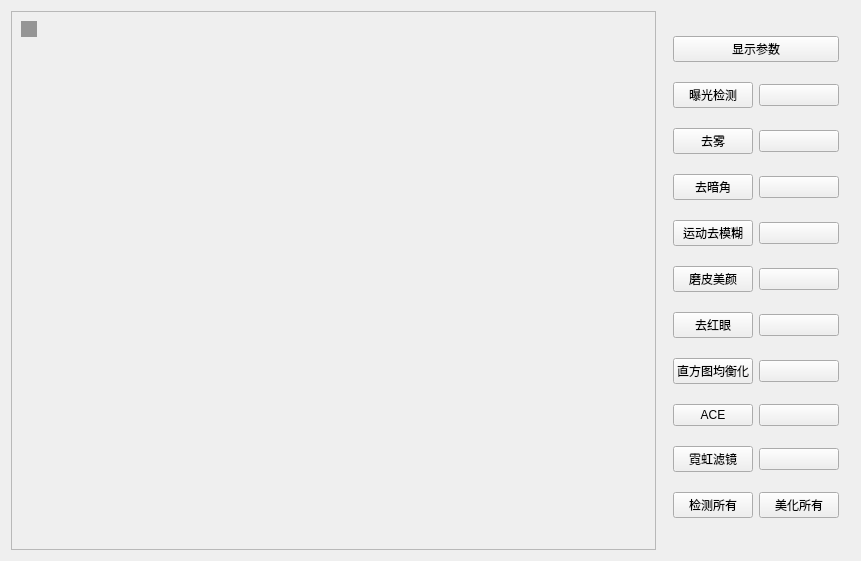
<?xml version="1.0" encoding="UTF-8"?>
<ui version="4.0">
 <class>MainWindow</class>
 <widget class="QMainWindow" name="MainWindow">
  <property name="geometry">
   <rect>
    <x>0</x>
    <y>0</y>
    <width>861</width>
    <height>561</height>
   </rect>
  </property>
  <property name="windowTitle">
   <string>MainWindow</string>
  </property>
  <widget class="QWidget" name="centralWidget">
   <layout class="QHBoxLayout" name="horizontalLayout_2" stretch="4,1">
    <item>
     <widget class="QScrollArea" name="scrollArea">
      <property name="widgetResizable">
       <bool>true</bool>
      </property>
      <widget class="QWidget" name="scrollAreaWidgetContents">
       <property name="geometry">
        <rect>
         <x>0</x>
         <y>0</y>
         <width>657</width>
         <height>518</height>
        </rect>
       </property>
       <widget class="QLabel" name="label_image">
        <property name="geometry">
         <rect>
          <x>9</x>
          <y>9</y>
          <width>16</width>
          <height>16</height>
         </rect>
        </property>
        <property name="styleSheet">
         <string notr="true">QLabel{
	background-color: rgb(149, 149, 149);
}</string>
        </property>
        <property name="text">
         <string/>
        </property>
       </widget>
      </widget>
     </widget>
    </item>
    <item>
     <layout class="QVBoxLayout" name="verticalLayout">
      <item>
       <widget class="QWidget" name="widget" native="true">
        <layout class="QVBoxLayout" name="verticalLayout_2">
         <item>
          <widget class="QPushButton" name="pushButton">
           <property name="text">
            <string>显示参数</string>
           </property>
          </widget>
         </item>
         <item>
          <layout class="QHBoxLayout" name="horizontalLayout_3" stretch="0,0">
           <item>
            <widget class="QPushButton" name="pB_check_1">
             <property name="text">
              <string>曝光检测</string>
             </property>
            </widget>
           </item>
           <item>
            <widget class="QPushButton" name="pB_result_1">
             <property name="text">
              <string/>
             </property>
            </widget>
           </item>
          </layout>
         </item>
         <item>
          <layout class="QHBoxLayout" name="horizontalLayout_4" stretch="0,0">
           <item>
            <widget class="QPushButton" name="pB_check_2">
             <property name="text">
              <string>去雾</string>
             </property>
            </widget>
           </item>
           <item>
            <widget class="QPushButton" name="pB_result_2">
             <property name="text">
              <string/>
             </property>
            </widget>
           </item>
          </layout>
         </item>
         <item>
          <layout class="QHBoxLayout" name="horizontalLayout_5" stretch="0,0">
           <item>
            <widget class="QPushButton" name="pB_check_3">
             <property name="text">
              <string>去暗角</string>
             </property>
            </widget>
           </item>
           <item>
            <widget class="QPushButton" name="pB_result_3">
             <property name="text">
              <string/>
             </property>
            </widget>
           </item>
          </layout>
         </item>
         <item>
          <layout class="QHBoxLayout" name="horizontalLayout_6" stretch="0,0">
           <item>
            <widget class="QPushButton" name="pB_check_4">
             <property name="text">
              <string>运动去模糊</string>
             </property>
            </widget>
           </item>
           <item>
            <widget class="QPushButton" name="pB_result_4">
             <property name="text">
              <string/>
             </property>
            </widget>
           </item>
          </layout>
         </item>
         <item>
          <layout class="QHBoxLayout" name="horizontalLayout_7" stretch="0,0">
           <item>
            <widget class="QPushButton" name="pB_check_5">
             <property name="text">
              <string>磨皮美颜</string>
             </property>
            </widget>
           </item>
           <item>
            <widget class="QPushButton" name="pB_result_5">
             <property name="text">
              <string/>
             </property>
            </widget>
           </item>
          </layout>
         </item>
         <item>
          <layout class="QHBoxLayout" name="horizontalLayout_8" stretch="0,0">
           <item>
            <widget class="QPushButton" name="pB_check_6">
             <property name="text">
              <string>去红眼</string>
             </property>
            </widget>
           </item>
           <item>
            <widget class="QPushButton" name="pB_result_6">
             <property name="text">
              <string/>
             </property>
            </widget>
           </item>
          </layout>
         </item>
         <item>
          <layout class="QHBoxLayout" name="horizontalLayout_9" stretch="0,0">
           <item>
            <widget class="QPushButton" name="pB_check_7">
             <property name="text">
              <string>直方图均衡化</string>
             </property>
            </widget>
           </item>
           <item>
            <widget class="QPushButton" name="pB_result_7">
             <property name="text">
              <string/>
             </property>
            </widget>
           </item>
          </layout>
         </item>
         <item>
          <layout class="QHBoxLayout" name="horizontalLayout_10" stretch="0,0">
           <item>
            <widget class="QPushButton" name="pB_check_8">
             <property name="text">
              <string>ACE</string>
             </property>
            </widget>
           </item>
           <item>
            <widget class="QPushButton" name="pB_result_8">
             <property name="text">
              <string/>
             </property>
            </widget>
           </item>
          </layout>
         </item>
         <item>
          <layout class="QHBoxLayout" name="horizontalLayout_11">
           <item>
            <widget class="QPushButton" name="pB_check_9">
             <property name="text">
              <string>霓虹滤镜</string>
             </property>
            </widget>
           </item>
           <item>
            <widget class="QPushButton" name="pB_result_9">
             <property name="text">
              <string/>
             </property>
            </widget>
           </item>
          </layout>
         </item>
         <item>
          <layout class="QHBoxLayout" name="horizontalLayout">
           <item>
            <widget class="QPushButton" name="pB_check">
             <property name="text">
              <string>检测所有</string>
             </property>
            </widget>
           </item>
           <item>
            <widget class="QPushButton" name="pB_tuning">
             <property name="text">
              <string>美化所有</string>
             </property>
            </widget>
           </item>
          </layout>
         </item>
        </layout>
       </widget>
      </item>
     </layout>
    </item>
   </layout>
  </widget>
  <widget class="QMenuBar" name="menuBar">
   <property name="geometry">
    <rect>
     <x>0</x>
     <y>0</y>
     <width>861</width>
     <height>23</height>
    </rect>
   </property>
  </widget>
 </widget>
 <layoutdefault spacing="6" margin="11"/>
 <resources/>
 <connections/>
</ui>
